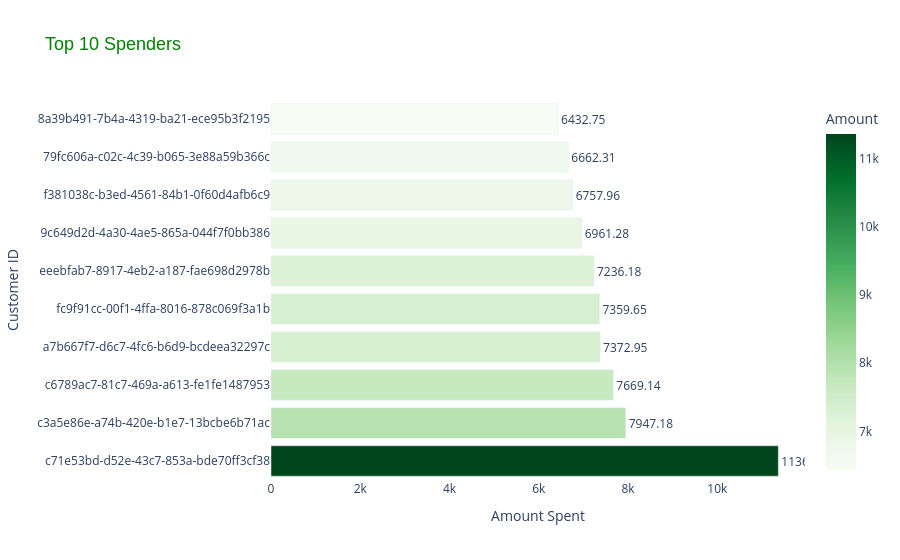

Notebook code cell kept with this figure:
### Code cell
# Top Spenders
top_spenders = final_combined_dataset.groupby("CustomerID").agg({"Amount": "sum"}).sort_values("Amount", ascending=False).head(10)

# Create the bar plot for top spenders
fig_spenders = px.bar(
    top_spenders.reset_index(),
    x="Amount",
    y="CustomerID",
    orientation="h",
    title="Top 10 Spenders",
    color="Amount",
    color_continuous_scale=px.colors.sequential.Greens,
    text="Amount",  # Add the total amount spent as text labels on the bars
)

# Update layout to display the amount labels outside the bars
fig_spenders.update_traces(
    textposition="outside",  # Position the labels outside the bars
    texttemplate="%{text:.2f}"  # Display the exact amount value (with 2 decimal places)
)

# Layout customization
fig_spenders.update_layout(
    xaxis_title="Amount Spent",
    yaxis_title="Customer ID",
    plot_bgcolor="white",
    title_font=dict(size=18, family="Arial", color="green"),
)

fig_spenders.show()

### Figure 1 — Plotly figure (JSON) as saved in the notebook; plotly's stock layout.template omitted (floating-point values rounded to 4 significant figures)
{"data": [{"alignmentgroup": "True", "hovertemplate": "Amount=%{marker.color}<br>CustomerID=%{y}<extra></extra>", "legendgroup": "", "marker": {"color": [11370.0, 7947.0, 7669.0, 7373.0, 7360.0, 7236.0, 6961.0, 6758.0, 6662.0, 6433.0], "coloraxis": "coloraxis", "pattern": {"shape": ""}}, "name": "", "offsetgroup": "", "orientation": "h", "showlegend": false, "text": [11370.0, 7947.0, 7669.0, 7373.0, 7360.0, 7236.0, 6961.0, 6758.0, 6662.0, 6433.0], "textposition": "outside", "texttemplate": "%{text:.2f}", "type": "bar", "x": [11370.0, 7947.0, 7669.0, 7373.0, 7360.0, 7236.0, 6961.0, 6758.0, 6662.0, 6433.0], "xaxis": "x", "y": ["c71e53bd-d52e-43c7-853a-bde70ff3cf38", "c3a5e86e-a74b-420e-b1e7-13bcbe6b71ac", "c6789ac7-81c7-469a-a613-fe1fe1487953", "a7b667f7-d6c7-4fc6-b6d9-bcdeea32297c", "fc9f91cc-00f1-4ffa-8016-878c069f3a1b", "eeebfab7-8917-4eb2-a187-fae698d2978b", "9c649d2d-4a30-4ae5-865a-044f7f0bb386", "f381038c-b3ed-4561-84b1-0f60d4afb6c9", "79fc606a-c02c-4c39-b065-3e88a59b366c", "8a39b491-7b4a-4319-ba21-ece95b3f2195"], "yaxis": "y"}], "layout": {"autosize": true, "barmode": "relative", "coloraxis": {"colorbar": {"title": {"text": "Amount"}}, "colorscale": [[0, "rgb(247,252,245)"], [0.125, "rgb(229,245,224)"], [0.25, "rgb(199,233,192)"], [0.375, "rgb(161,217,155)"], [0.5, "rgb(116,196,118)"], [0.625, "rgb(65,171,93)"], [0.75, "rgb(35,139,69)"], [0.875, "rgb(0,109,44)"], [1, "rgb(0,68,27)"]]}, "legend": {"tracegroupgap": 0}, "plot_bgcolor": "white", "title": {"font": {"color": "green", "family": "Arial", "size": 18}, "text": "Top 10 Spenders"}, "xaxis": {"anchor": "y", "autorange": true, "domain": [0, 1], "range": [0, 11960.0], "title": {"text": "Amount Spent"}, "type": "linear"}, "yaxis": {"anchor": "x", "autorange": true, "domain": [0, 1], "range": [-0.5, 9.5], "title": {"text": "Customer ID"}, "type": "category"}}}
